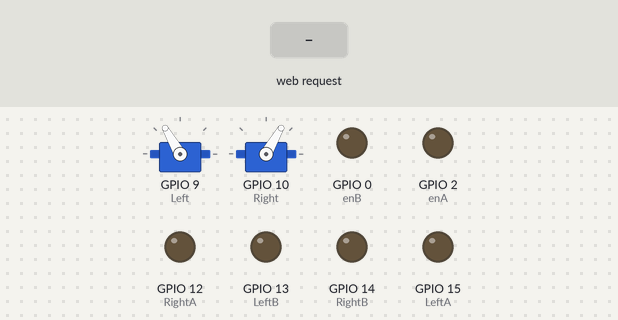
The sketch below on a simulated ESP32. On the bench: 2 × servo, output pins drawn as LEDs (lit = HIGH). Inputs (shaded band) come from the test bench. WiFi joins after 1.5 s; servers stay silent unless stated; what the sketch prints to the serial monitor is not drawn.

Above: at 3.3 s.
3.4 s: HTTP request GET /asasasasa/open received
At 4.4 s:
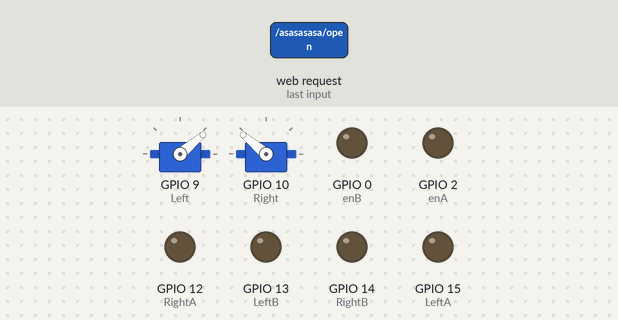
5.3 s: HTTP request GET /asasasasa/left received
At 8.1 s:
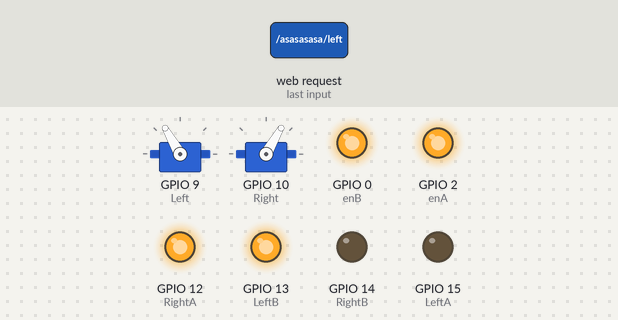
8.3 s: HTTP request GET /asasasasa/right received
At 9.0 s:
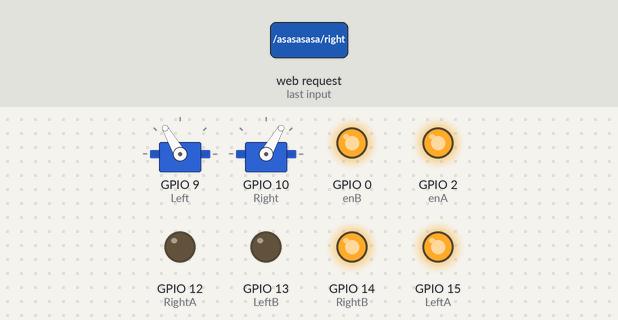
9.8 s: HTTP request GET /asasasasa/forward received
At 10.2 s:
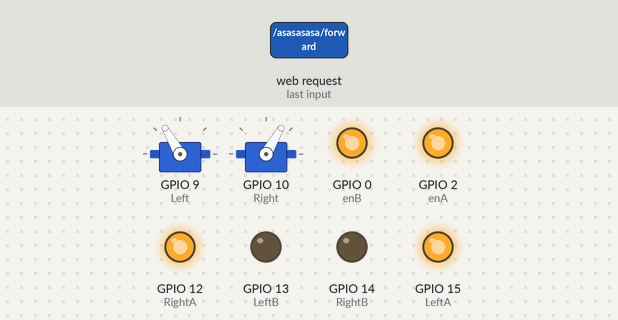
11.3 s: HTTP request GET /asasasasa/backward received
At 12.5 s:
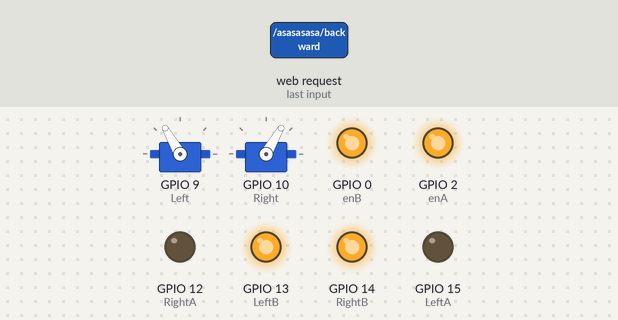
12.8 s: HTTP request GET /asasasasa/stop received
At 13.7 s:
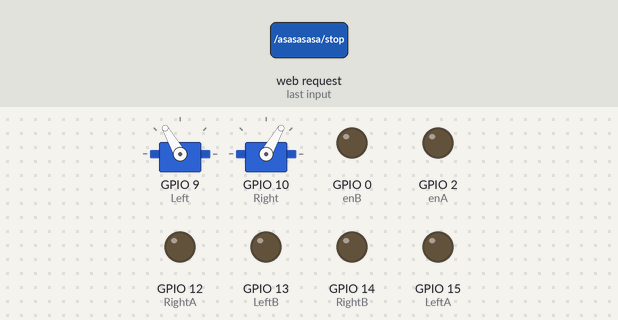
Timing chart, 0 to 15.3 s (numbered marks = the images above; inputs shaded):
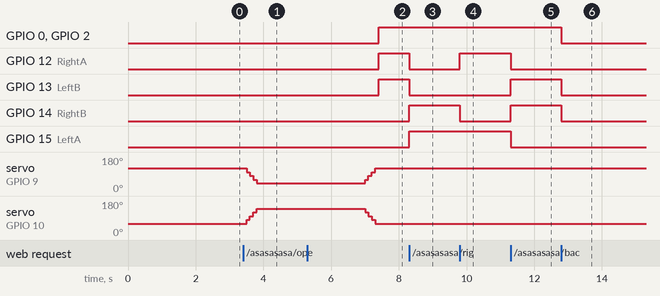

Measured:
- after the input at 3.4 s, servo on GPIO 9 (Left): 120° → 100° after 0.10 s, → 80° 0.10 s later, → 60° 0.10 s later, → 40° 0.10 s later; servo on GPIO 10 (Right): 60° → 80° after 0.10 s, → 100° 0.10 s later, → 120° 0.10 s later, → 140° 0.10 s later
- after the input at 5.3 s, GPIO 0 (enB), GPIO 2 (enA), GPIO 12 (RightA), GPIO 13 (LeftB): LOW → HIGH after 2.1 s
- after the input at 8.3 s, GPIO 12 (RightA), GPIO 13 (LeftB): HIGH → LOW at once; GPIO 14 (RightB), GPIO 15 (LeftA): LOW → HIGH at once
- after the input at 9.8 s, GPIO 12 (RightA): LOW → HIGH at once; GPIO 14 (RightB): HIGH → LOW at once
- after the input at 11.3 s, GPIO 12 (RightA), GPIO 15 (LeftA): HIGH → LOW at once; GPIO 13 (LeftB), GPIO 14 (RightB): LOW → HIGH at once
- after the input at 12.8 s, GPIO 0 (enB), GPIO 2 (enA), GPIO 13 (LeftB), GPIO 14 (RightB): HIGH → LOW at once

The sketch:

Test_Bot.ino
```cpp
#include <WiFi.h>
#include <WebServer.h>
//#include <Servo.h>
#include <MobaTools.h>

MoToServo Left;
MoToServo Right;

int LeftA=15;  //D8
int LeftB=13;  //D7
int RightA=12; //D6
int RightB=14; //D5

int enA=2; //D4
int enB=0; //D3

/*Put your SSID & Password*/
const char* ssid = " ";  // Enter SSID here
const char* password = " ";  //Enter Password here

WebServer server(80);

void setup() {

// ----- MOVEMENT ------
  Left.attach(9); //SD2
  Right.attach(10); //SD3

  pinMode(LeftA,OUTPUT);
  pinMode(LeftB,OUTPUT);
  pinMode(RightA,OUTPUT);
  pinMode(RightB,OUTPUT);

  pinMode(enA,OUTPUT);
  pinMode(enB,OUTPUT);

  Right.write(60); //Default Setup
  Left.write(120); //Default Setup

 //------ WiFi Connection ----------

  Serial.begin(115200);
  delay(100);
  Serial.println("Connecting to ");
  Serial.println(ssid);

  //connect to your local wi-fi network
  WiFi.begin(ssid, password);

  //check wi-fi is connected to wi-fi network
  while (WiFi.status() != WL_CONNECTED) {
  delay(1000);
  Serial.print(".");
  }
  Serial.println("");
  Serial.println("WiFi connected..!");
  Serial.print("Got IP: ");
  Serial.println(WiFi.localIP());

//---------- Page Endpoints ( Main Control Room ) ----------------

  server.on("/asasasasa", handle_OnConnect);

  server.on("/asasasasa/left", left);

  server.on("/asasasasa/right", right);

  server.on("/asasasasa/forward", forward);

  server.on("/asasasasa/backward", backward);

  server.on("/asasasasa/stop", halt);

  server.on("/asasasasa/open", isOpen);
  server.onNotFound(handle_NotFound);

//---------- SERVER EXECUTION --------------

  server.begin();
  Serial.println("HTTP server started");

}
void loop() {
  server.handleClient();
}

void handle_OnConnect() {
  server.send(200, "text/html", SendHTML());
}

void left() {
  digitalWrite(enA,HIGH);
  digitalWrite(enB,HIGH);

  digitalWrite(LeftA,LOW);
  digitalWrite(LeftB,HIGH);
  digitalWrite(RightA,HIGH);
  digitalWrite(RightB,LOW);

  server.send(200, "text/html", SendHTML());
}

void right() {
  digitalWrite(enA,HIGH);
  digitalWrite(enB,HIGH);

  digitalWrite(LeftA,HIGH);
  digitalWrite(LeftB,LOW);
  digitalWrite(RightA,LOW);
  digitalWrite(RightB,HIGH);

  server.send(200, "text/html", SendHTML());
}

void forward() {
  digitalWrite(enA,HIGH);
  digitalWrite(enB,HIGH);

  digitalWrite(LeftA,HIGH);
  digitalWrite(LeftB,LOW);
  digitalWrite(RightA,HIGH);
  digitalWrite(RightB,LOW);

  server.send(200, "text/html", SendHTML());
}

void backward() {
  digitalWrite(enA,HIGH);
  digitalWrite(enB,HIGH);

  digitalWrite(LeftA,LOW);
  digitalWrite(LeftB,HIGH);
  digitalWrite(RightA,LOW);
  digitalWrite(RightB,HIGH);

  server.send(200, "text/html", SendHTML());
}

void halt() {
  digitalWrite(enA,LOW);
  digitalWrite(enB,LOW);

  digitalWrite(LeftA,LOW);
  digitalWrite(LeftB,LOW);
  digitalWrite(RightA,LOW);
  digitalWrite(RightB,LOW);
  server.send(200, "text/html", SendHTML());
}

void isOpen() {

  digitalWrite(enA,LOW); //stops the car immediately
  digitalWrite(enB,LOW); //..

  server.send(200, "text/html", SendHTML());

  for(int i=60;i<=140;i+=20)
     {
      Right.write(i);
      Left.write(180-i);
      delay(100);
     }

      delay (3000); // 3 second halt before closing

     for(int i=140;i>=60;i-=20)
     {
      Right.write(i);
      Left.write(180-i);
      delay(100);
     }
}


void handle_NotFound(){
  server.send(404, "text/plain", "Not found");
}

String SendHTML(){
  String ptr = "<!DOCTYPE html> <html>\n";
  ptr +="<head><meta name=\"viewport\" content=\"width=device-width, initial-scale=1.0, user-scalable=yes\">\n";
  ptr +="<title>IoT Gesture Bot</title>\n";
  ptr +="<style>html { font-family: Helvetica; display: inline-block; margin: 0px auto; text-align: center;}\n";
  ptr +="body{margin-top: 50px;} h1 {color: #444444;margin: 50px auto 30px;}\n";
  ptr +="p {font-size: 24px;color: #444444;margin-bottom: 10px;}\n";
  ptr +="</style>\n";
  ptr +="</head>\n";
  ptr +="<body>\n";
  ptr +="<div id=\"webpage\">\n";
  ptr +="<h1>Enter /command on the URL, or contact Admin for WebRemote</h1>\n";
  ptr +="<p>Available Commands - left,  right,  forward,  stop,  backward, open </p>";
  ptr +="</div>\n";
  ptr +="</body>\n";
  ptr +="</html>\n";
  return ptr;
}
```
